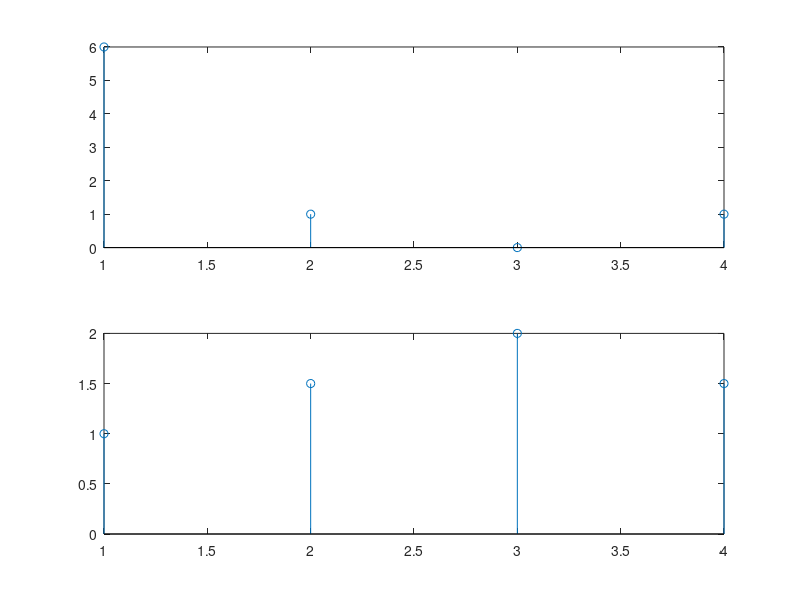

Here is the MATLAB script that generated this plot:
fs = 4;
ts = 1/fs;
k = 0:fs-1;

x =2- power(cos(0.75*pi*k), 2);
disp(x);

y = zeros(fs);
for a = 1:fs
    for b = 1:fs
         y(a, b) = exp((-1i*2*pi*(a-1)*(b-1))/fs);
    end
end
disp(y);

z1 = y*transpose(x);
subplot(2,1,1)
stem(abs(z1));

inv = zeros(fs);

for a = 1:fs
    for b = 1:fs
         inv(a,b)= exp((1i*2*pi*(a-1)*(b-1))/fs);
    end
end

z2 = (inv*z1)/fs;
subplot(2,1,2);
stem(z2);
